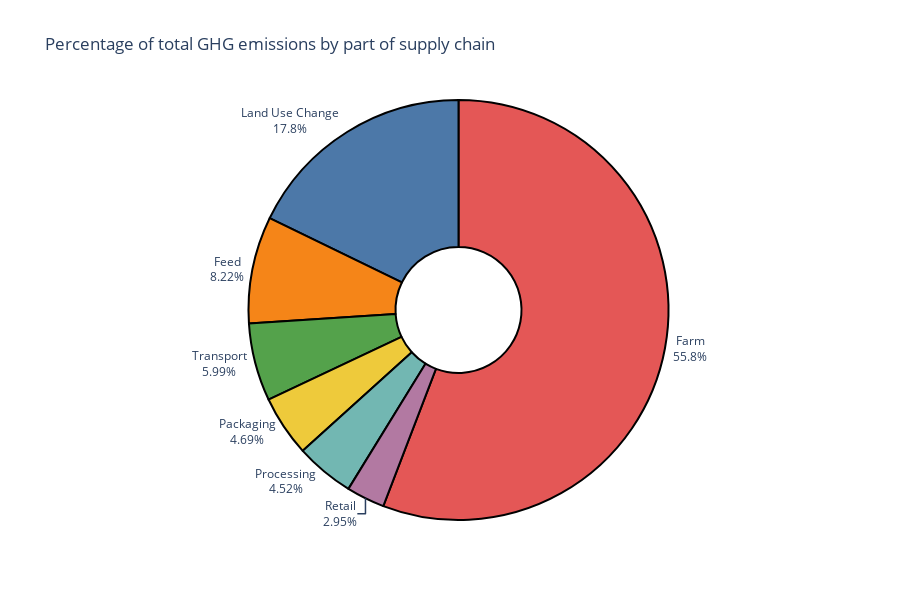

The notebook cell saved with this chart:
### Markdown cell above
#### fig6: Animated bar chart of transport emissions per product compared to other types of emissions

This figure shows what part of the greenhouse gas emissions for each food type is caused by transport of the product. The figure is meant to show that transport is a tiny portion of the total greenhouse gas emissions, and supports the perspective that the type of food matters more than the sourcing; we need to evaluate what
it is we eat, not necessarily where it’s from.

A pie chart more concretely shows the relative (total) CO2 impact of transport:

### Code cell
df2 = df_per_product.iloc[55]
display(df2)
fig = px.pie(df2, values=df2.values[1:], names=df2.index[1:], hole=.3, height=600, title='Percentage of total GHG emissions by part of supply chain')
fig.update_traces(textposition='outside', textinfo='label+percent', marker=dict(colors=standard_discrete, line=dict(color='#000000', width=2)), showlegend=False)
fig.show()

### Figure 1 — Plotly figure (JSON) as saved in the notebook; plotly's stock layout.template omitted (floating-point values rounded to 4 significant figures)
{"data": [{"domain": {"x": [0, 1], "y": [0, 1]}, "hole": 0.3, "hovertemplate": "label=%{label}<br>value=%{value}<extra></extra>", "labels": ["Land Use Change", "Feed", "Farm", "Processing", "Transport", "Packaging", "Retail"], "legendgroup": "", "marker": {"colors": ["#4C78A8", "#F58518", "#E45756", "#72B7B2", "#54A24B", "#EECA3B", "#B279A2", "#FF9DA6", "#9D755D", "#BAB0AC"], "line": {"color": "#000000", "width": 2}}, "name": "", "showlegend": false, "textinfo": "label+percent", "textposition": "outside", "type": "pie", "values": [2379000.0, 1098000.0, 7463000.0, 604300.0, 801400.0, 626900.0, 394200.0]}], "layout": {"height": 600, "legend": {"tracegroupgap": 0}, "title": {"text": "Percentage of total GHG emissions by part of supply chain"}}}
